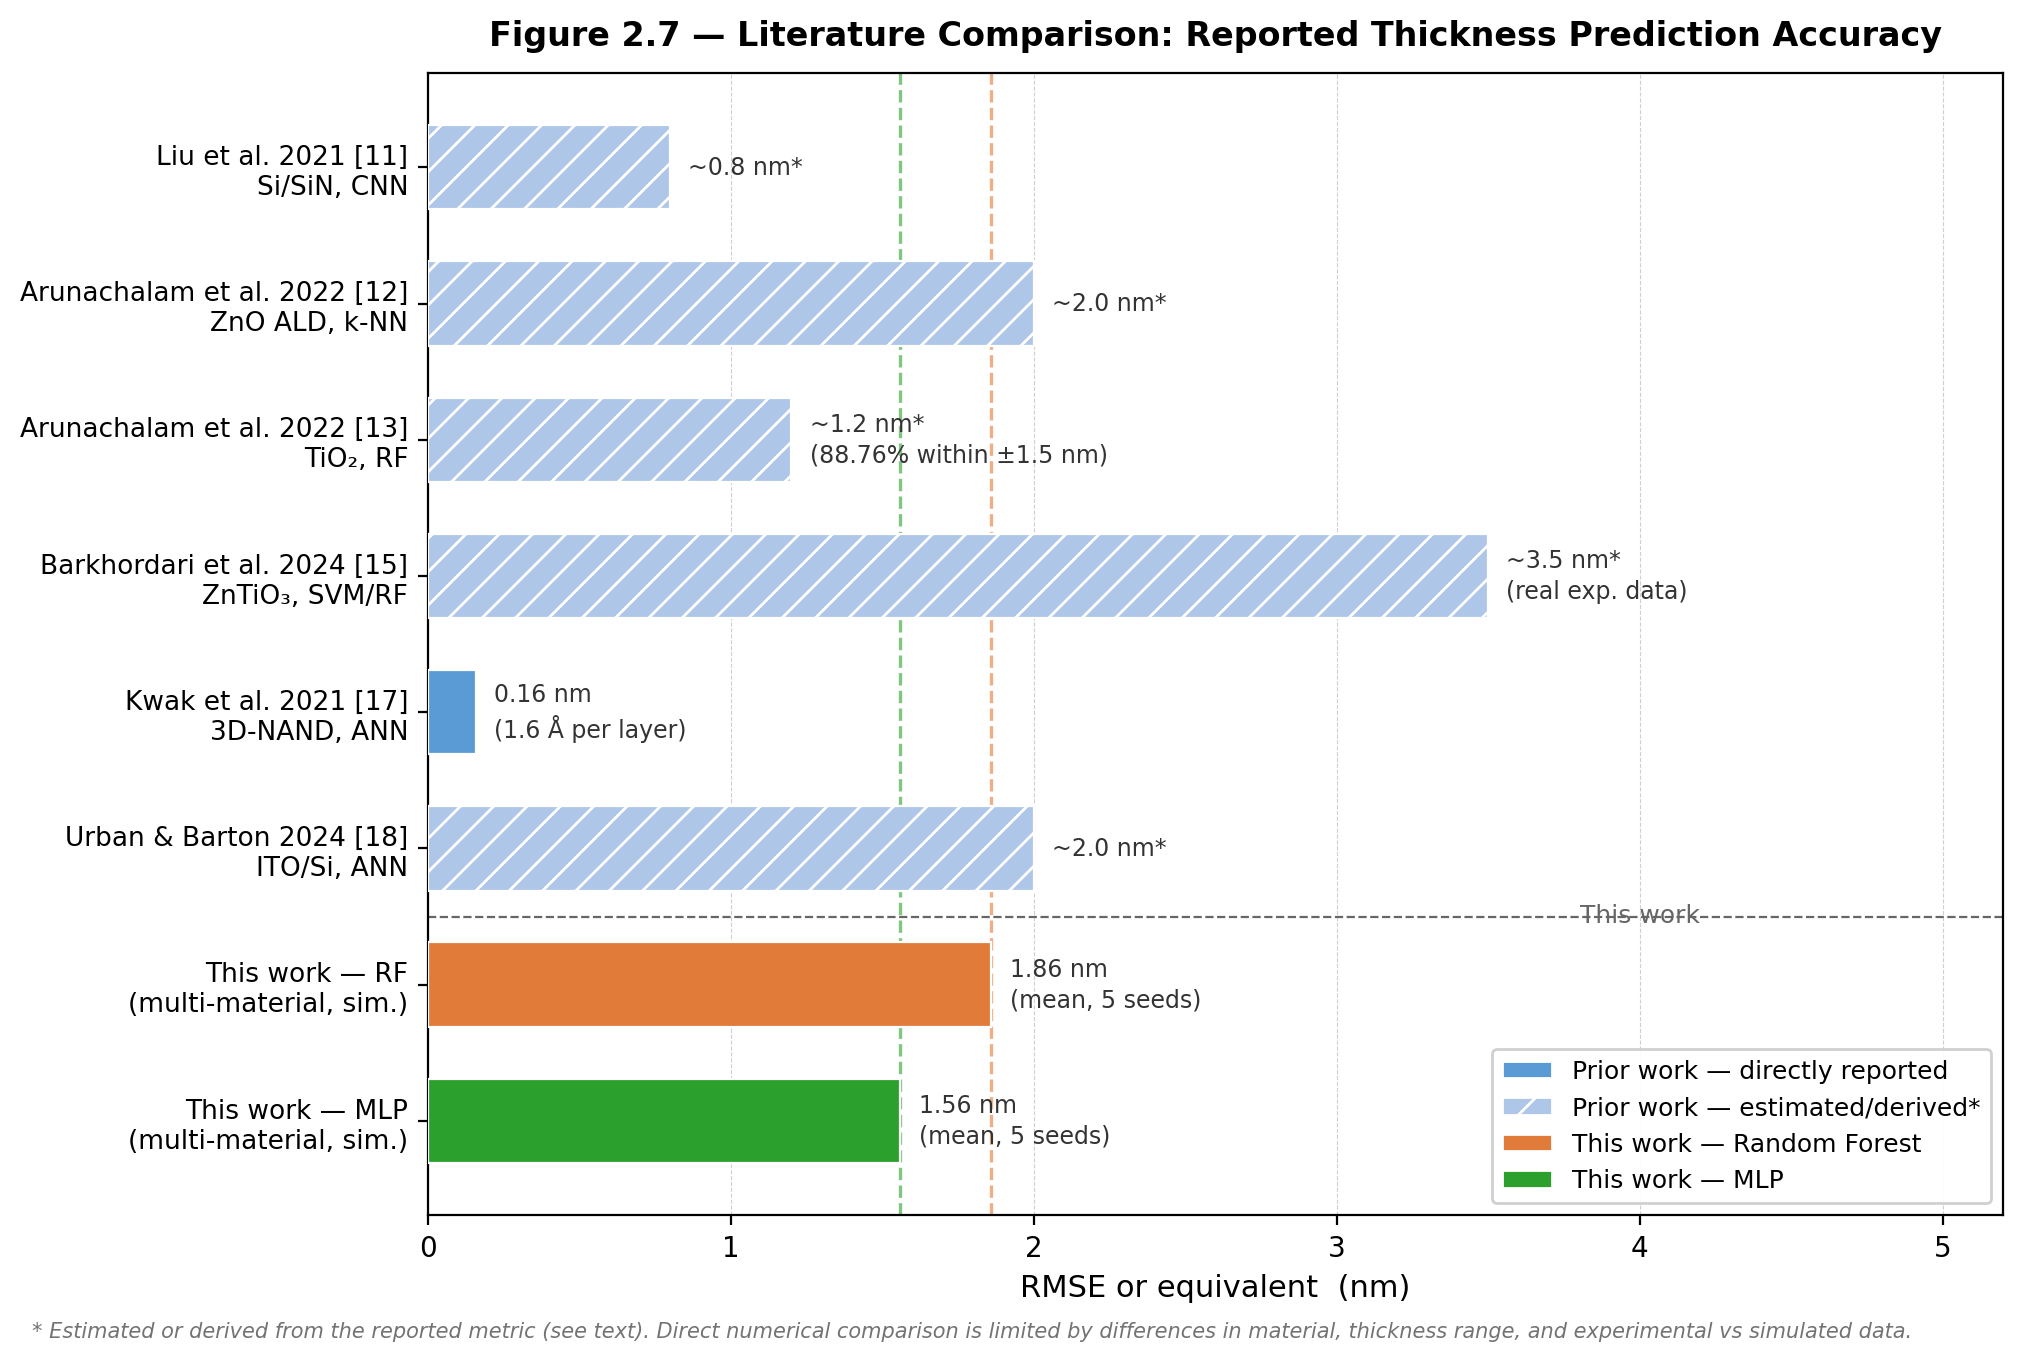

Recreate this plot in Python.
"""
fig_2_7_literature_comparison.py
──────────────────────────────────
Figure 2.7 — Literature comparison bar chart.

Horizontal bars: one entry per prior work + this-work entries.
Metric: RMSE or equivalent (nm).  Where a paper reports a non-RMSE metric
(percentage accuracy, Å per layer) the bar is shown with a hatched fill and
an annotation explaining the source value.

Sources:
  [11] Liu et al. (2021)  Light: Sci. Appl.   Si+SiN, CNN          ~0.8 nm  (estimated from reported accuracy)
  [12] Arunachalam (2022) JVST A              ZnO ALD, k-NN        ~2.0 nm  (estimated; primary metric: % channels removed)
  [13] Arunachalam (2022) arXiv               TiO₂, RF             ~1.2 nm  (derived: 88.76% within ±1.5 nm → σ≈1.25 nm)
  [15] Barkhordari (2024) Sci. Reports        ZnTiO₃, best ML      ~3.5 nm  (estimated from R² on real experimental data)
  [17] Kwak et al. (2021) Light: Adv. Manuf.  3D-NAND/Si₃N₄, ANN  0.16 nm  (directly stated: 1.6 Å per layer)
  [18] Urban & Barton (2024) JVST A           ITO/Si, ANN          ~2.0 nm  (estimated; primary metric: fit residuals reported)
  This work — RF          (simulation, multi-material)             1.86 nm  (mean ± 5 seeds)
  This work — MLP         (simulation, multi-material)             1.56 nm  (mean ± 5 seeds)

NOTE: Values marked with * are estimated or derived from the reported metric
because the papers do not quote RMSE directly.  Comparison should account
for differences in material, thickness range and experimental vs simulated data.

Output: figures/fig_2_7_literature_comparison.png
"""

import os
import matplotlib
matplotlib.use('Agg')
import matplotlib.pyplot as plt
import matplotlib.patches as mpatches
import numpy as np

# ─────────────────────────────────────────────────────────────────
# Data
# ─────────────────────────────────────────────────────────────────
# (label, rmse_nm, is_estimated, material_note, color_group)
# color_group: 0 = prior work estimated, 1 = prior work derived,
#              2 = prior work exact, 3 = this work
entries = [
    # label                                          rmse   est?   annotation
    ("Liu et al. 2021 [11]\nSi/SiN, CNN",           0.80,  True,  "~0.8 nm*"),
    ("Arunachalam et al. 2022 [12]\nZnO ALD, k-NN", 2.00,  True,  "~2.0 nm*"),
    ("Arunachalam et al. 2022 [13]\nTiO₂, RF",      1.20,  True,  "~1.2 nm*\n(88.76% within ±1.5 nm)"),
    ("Barkhordari et al. 2024 [15]\nZnTiO₃, SVM/RF",3.50,  True,  "~3.5 nm*\n(real exp. data)"),
    ("Kwak et al. 2021 [17]\n3D-NAND, ANN",         0.16,  False, "0.16 nm\n(1.6 Å per layer)"),
    ("Urban & Barton 2024 [18]\nITO/Si, ANN",        2.00,  True,  "~2.0 nm*"),
    ("This work — RF\n(multi-material, sim.)",        1.86,  False, "1.86 nm\n(mean, 5 seeds)"),
    ("This work — MLP\n(multi-material, sim.)",       1.56,  False, "1.56 nm\n(mean, 5 seeds)"),
]

labels  = [e[0] for e in entries]
values  = [e[1] for e in entries]
is_est  = [e[2] for e in entries]
annots  = [e[3] for e in entries]

n = len(entries)
y_pos = np.arange(n)

# Colours
PRIOR_EXACT = '#5b9bd5'     # solid blue — exact / directly stated
PRIOR_EST   = '#aec6e8'     # pale blue  — estimated / derived
THIS_RF     = '#e07b39'     # orange     — RF
THIS_MLP    = '#2ca02c'     # green      — MLP

colors = []
hatches = []
for i, (lbl, val, est, ann) in enumerate(entries):
    if 'This work' in lbl and 'RF' in lbl:
        colors.append(THIS_RF);  hatches.append('')
    elif 'This work' in lbl and 'MLP' in lbl:
        colors.append(THIS_MLP); hatches.append('')
    elif est:
        colors.append(PRIOR_EST); hatches.append('//')
    else:
        colors.append(PRIOR_EXACT); hatches.append('')

# ─────────────────────────────────────────────────────────────────
# Plot
# ─────────────────────────────────────────────────────────────────
fig, ax = plt.subplots(figsize=(10, 6.5), constrained_layout=True)

bars = ax.barh(
    y_pos, values,
    color=colors,
    hatch=hatches,
    edgecolor='white',
    linewidth=0.8,
    height=0.62,
    zorder=3,
)

# Value annotations at end of each bar
for i, (val, ann) in enumerate(zip(values, annots)):
    ax.text(
        val + 0.06, i,
        ann,
        va='center', ha='left',
        fontsize=8.5,
        color='#333333',
        linespacing=1.35,
    )

# Vertical reference line at this-work MLP result
ax.axvline(1.56, color=THIS_MLP, lw=1.2, ls='--', alpha=0.6, zorder=2)
ax.axvline(1.86, color=THIS_RF,  lw=1.2, ls='--', alpha=0.6, zorder=2)

# Horizontal separator before "This work" entries
ax.axhline(5.5, color='0.4', lw=0.8, ls='--', zorder=2)
ax.text(4.2, 5.58, 'This work', fontsize=9, color='0.4', va='bottom', ha='right')

ax.set_yticks(y_pos)
ax.set_yticklabels(labels, fontsize=9.5)
ax.set_xlabel('RMSE or equivalent  (nm)', fontsize=11)
ax.set_xlim(0, 5.2)
ax.set_title(
    'Figure 2.7 — Literature Comparison: Reported Thickness Prediction Accuracy',
    fontsize=12, fontweight='bold', pad=10,
)
ax.grid(True, axis='x', linestyle='--', linewidth=0.4, alpha=0.6, zorder=1)
ax.set_axisbelow(True)
ax.invert_yaxis()   # top entry first

# Legend
legend_handles = [
    mpatches.Patch(facecolor=PRIOR_EXACT, edgecolor='white', label='Prior work — directly reported'),
    mpatches.Patch(facecolor=PRIOR_EST,   edgecolor='white', hatch='//', label='Prior work — estimated/derived*'),
    mpatches.Patch(facecolor=THIS_RF,     edgecolor='white', label='This work — Random Forest'),
    mpatches.Patch(facecolor=THIS_MLP,    edgecolor='white', label='This work — MLP'),
]
ax.legend(
    handles=legend_handles,
    loc='lower right',
    fontsize=9,
    frameon=True,
    framealpha=0.92,
)

# Footnote
fig.text(
    0.01, -0.02,
    '* Estimated or derived from the reported metric (see text). '
    'Direct numerical comparison is limited by differences in material, '
    'thickness range, and experimental vs simulated data.',
    fontsize=7.5, color='0.45', style='italic',
    wrap=True,
)

OUT_PATH = os.path.join(os.path.dirname(os.path.abspath(__file__)), 'fig_2_7_literature_comparison.png')
fig.savefig(OUT_PATH, dpi=200, bbox_inches='tight')
print(f"Saved: {OUT_PATH}")
